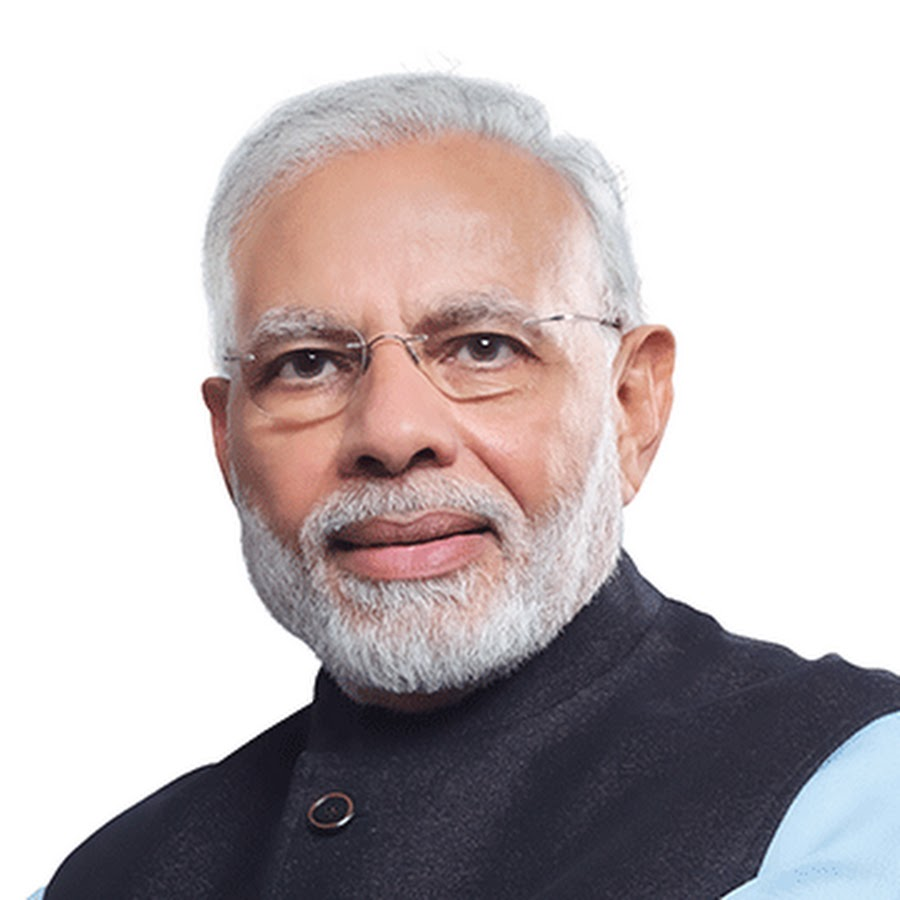
#> input picture Modi.jpg, 900 x 900 px
$ python Face_Detector.py
#> lines starting #> are read from the running program, lines starting #| are printed output that depends on the picture; after the words box and inside, x2 and y2 are one past the last pixel; in counts of white or black regions, pixels touching at a corner belong together
from random import randrange
import cv2
import os

trained_face_data = cv2.CascadeClassifier('Face_Data_Model.xml')

path = input("Enter path of Image: ")
#> the answer given: Modi.jpg
os.path.normpath(path)

img = cv2.imread(path)
#> img is the input picture: shape (900, 900, 3); mean B, G, R 187.1, 185.8, 194.3

grayscaled_img = cv2.cvtColor(img, cv2.COLOR_BGR2GRAY)
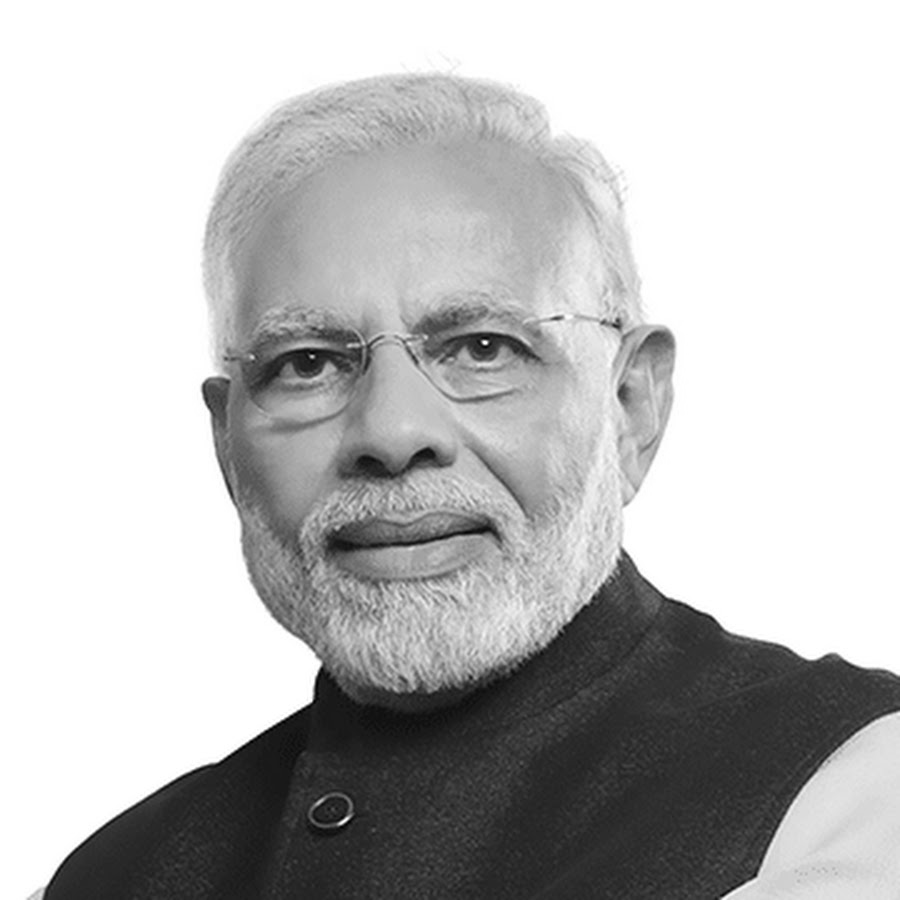
#> grayscaled_img: shape (900, 900); min 1, max 255, mean 188.5

face_coordinates = trained_face_data.detectMultiScale(grayscaled_img)
#> face_coordinates = [[175, 182, 451, 451]]
# print(face_coordinates)

for (x, y, w, h) in face_coordinates:
    cv2.rectangle(img, (x, y), (x + w, y + h), (randrange(255), randrange(255), randrange(255)), 2)
#> this loop made 1 pass
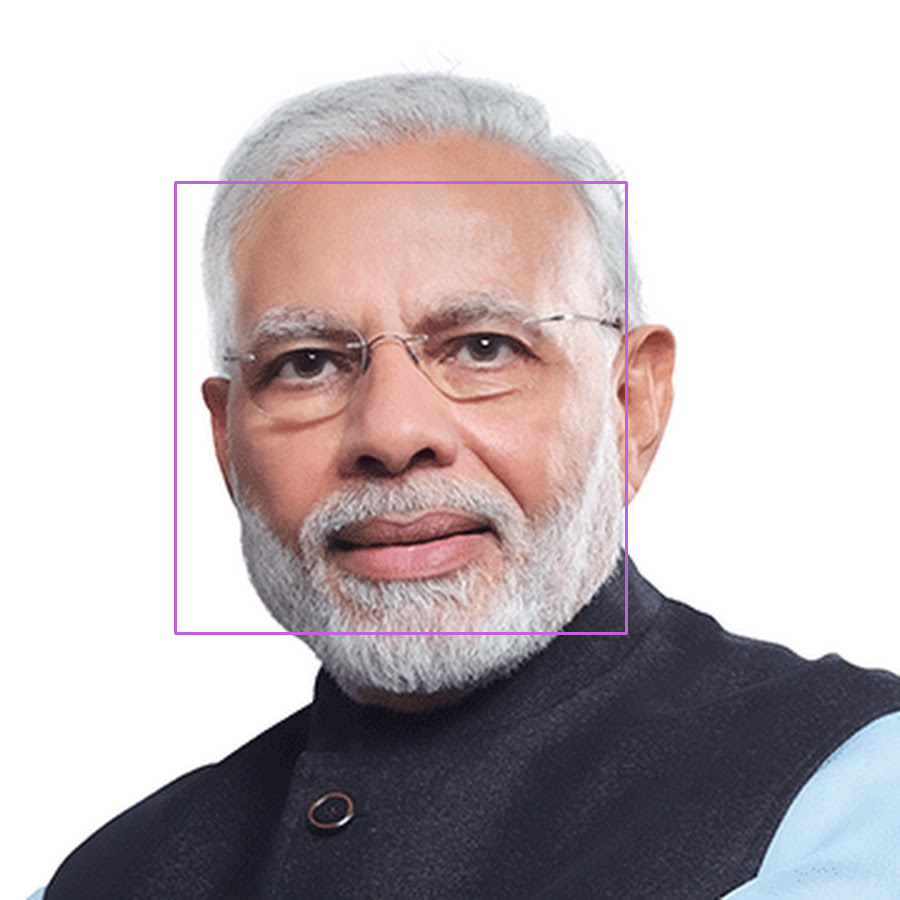
#> img: shape (900, 900, 3); 0.67% of pixels changed, all inside (x1, y1, x2, y2) = (174, 181, 628, 635)

cv2.imshow("Face Detector", img)
cv2.waitKey()
